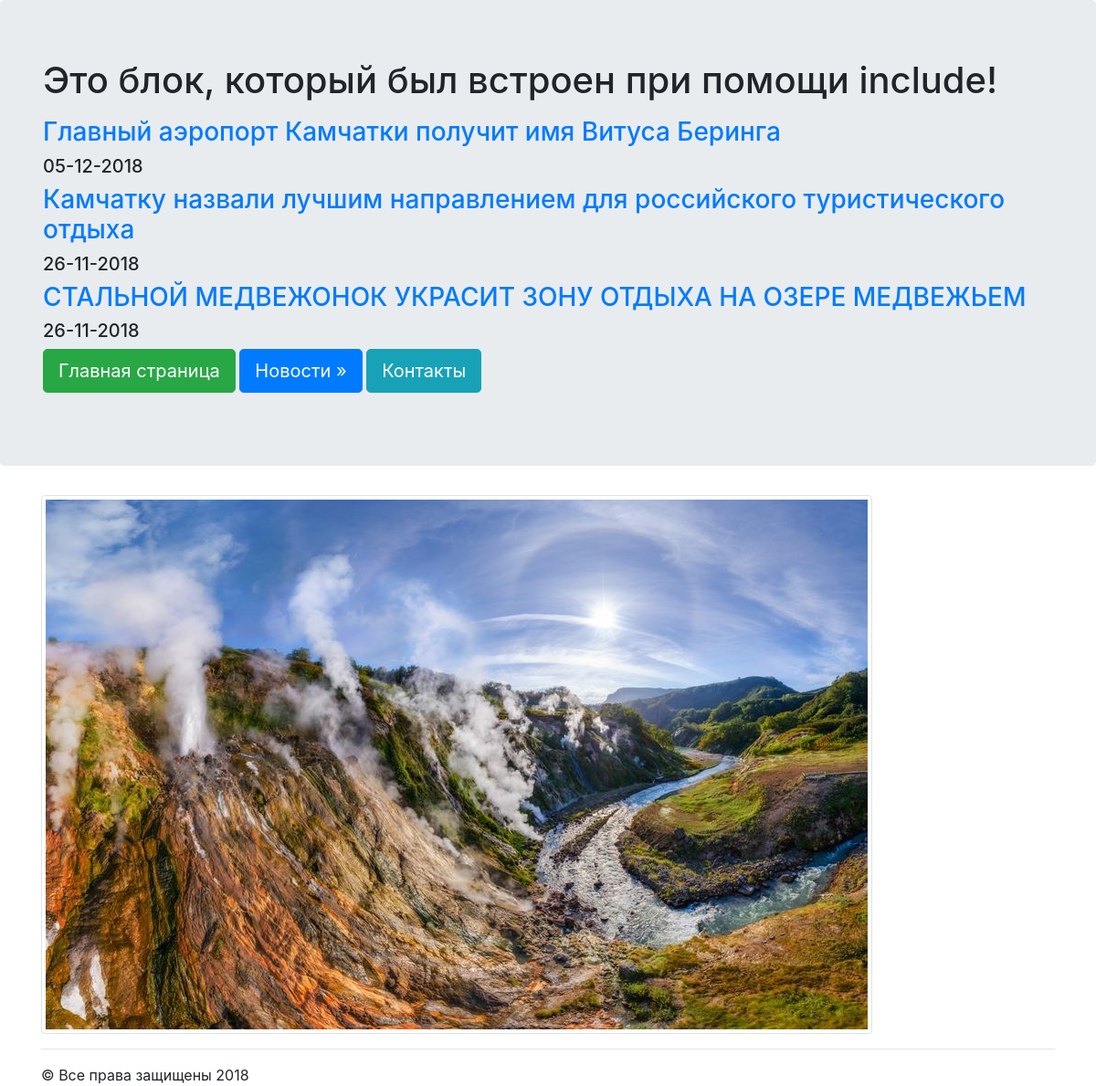
Page /news/ on the committed database.
### news/models.py (models this page shows, shortened)
class Articles(models.Model):
    title = models.CharField(max_length=120)
    post = models.TextField()
    date = models.DateTimeField()

### news/templates/news/posts.html
{% extends "mainApp/wrapper.html" %}
{% block content %}
    {% for post in object_list %}
        <a href="/news/{{post.id}}"><h3>{{post.title}}</h3></a>
        <h5>{{post.date|date:"d-m-Y"}}</h5>
    {% endfor %}
{% endblock %}

### mainApp/templates/mainApp/wrapper.html (shortened to what this page needs)
<!DOCTYPE html>
<html lang="en">
<head>
    {% load staticfiles %}
    <link rel="stylesheet" href="{% static 'css/bootstrap.min.css' %}" type="text/css">
</head>
<body>
    <div class="jumbotron">
        <div class="container">
            <h1>{% include "mainApp/includes/some_html.html" %}</h1>
            {% block content %}
            {% endblock %}
            <p>
                <a href="/" class="btn btn-success btn-lg">Главная страница</a>
                <a href="/news" class="btn btn-primary btn-lg">Новости &raquo;</a>
                <a href="/contact" class="btn btn-info btn-lg">Контакты</a>
            </p>
        </div>
    </div>
    <div class="container">
        <img src="{% static 'mainApp/image/Kamchatka.jpg' %}" class="img-thumbnail">
        <hr>
        &copy; Все права защищены 2018
    </div>
</body>
</html>

### mainApp/templates/mainApp/includes/some_html.html
{% block content %}
<p>Это блок, который был встроен при помощи include!</p>
{% endblock %}

### rows in the picture
Articles: title "Главный аэропорт Камчатки получит имя Витуса Беринга", date "05-12-2018"
Articles: title "Камчатку назвали лучшим направлением для российского туристического отдыха", date "26-11-2018"
Articles: title "СТАЛЬНОЙ МЕДВЕЖОНОК УКРАСИТ ЗОНУ ОТДЫХА НА ОЗЕРЕ МЕДВЕЖЬЕМ", date "26-11-2018"
